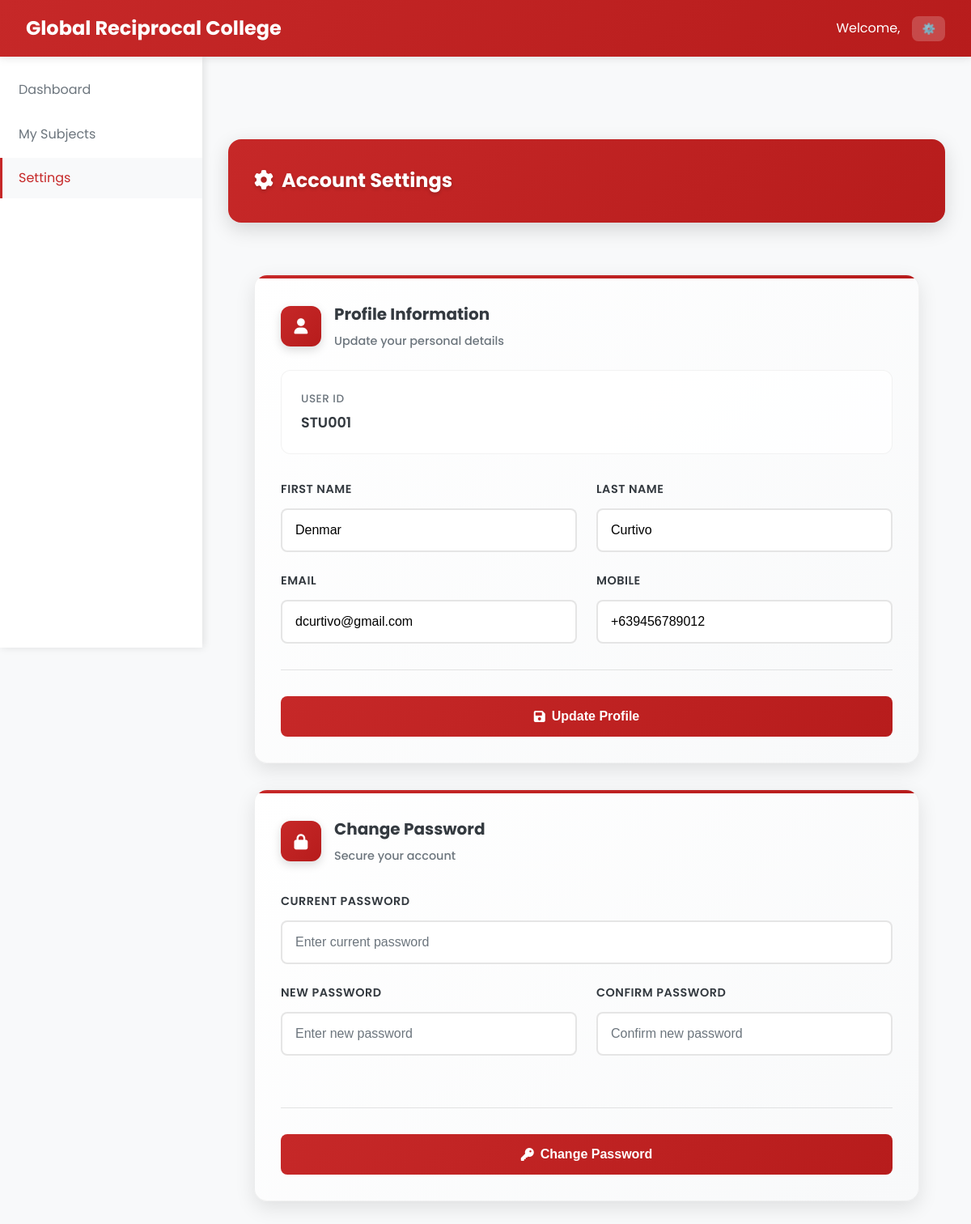
Screenshot of /Admin/settings.php (signed in) with the database file from the repository.
### tables this page shows
CREATE TABLE `students` (
  `student_id` varchar(20) NOT NULL,
  `first_name` varchar(50) NOT NULL,
  `last_name` varchar(50) NOT NULL,
  `middle_name` varchar(50) DEFAULT NULL,
  `email` varchar(100) NOT NULL,
  `password` varchar(255) NOT NULL,
  `mobile` varchar(15) NOT NULL,
  `address` text NOT NULL,
  `created_at` datetime NOT NULL,
  `updated_at` datetime NOT NULL
);

### Admin/settings.php (the view, shortened to what this page needs)
<?php
require_once '../php/db.php';
$user_id = $_SESSION['user_id'];
$role = $_SESSION['role'];
if ($role == 'professor') {
    $stmt = $pdo->prepare("SELECT * FROM professors WHERE professor_id = ?");
    $stmt->execute([$user_id]);
    $user = $stmt->fetch(PDO::FETCH_ASSOC);
} elseif ($role == 'student') {
    $stmt = $pdo->prepare("SELECT * FROM students WHERE student_id = ?");
    $stmt->execute([$user_id]);
    $user = $stmt->fetch(PDO::FETCH_ASSOC);
}
?>
<!DOCTYPE html>
<html lang="en">
<head>
    <link rel="stylesheet" href="../css/styles_fixed.css">
    <link rel="stylesheet" href="https://cdnjs.cloudflare.com/ajax/libs/font-awesome/6.0.0/css/all.min.css">
</head>
<body>
    <nav class="navbar">
        <div class="navbar-brand">
            <span class="navbar-title">Global Reciprocal College</span>
        </div>
        <div class="navbar-user">
            <span>Welcome, <?php echo $_SESSION['first_name']; ?></span>
            <div class="user-dropdown">
                <button class="dropdown-toggle">⚙️</button>
            </div>
        </div>
    </nav>
    <aside class="sidebar">
        <ul class="sidebar-menu">
            <?php if ($role == 'professor'): ?>
                <li class="sidebar-item">
                    <a href="../Professor/professor_dashboard.php" class="sidebar-link">Dashboard</a>
                </li>
                <li class="sidebar-item">
                    <a href="../Professor/manage_subjects.php" class="sidebar-link">Manage Subjects</a>
                </li>
                <li class="sidebar-item">
                    <a href="../Professor/professor_manage_schedule.php" class="sidebar-link">Manage Class</a>
                </li>
                <li class="sidebar-item">
                    <a href="settings.php" class="sidebar-link active">Settings</a>
                </li>
            <?php elseif ($role == 'student'): ?>
                <li class="sidebar-item">
                    <a href="../Student/student_dashboard.php" class="sidebar-link">Dashboard</a>
                </li>
                <li class="sidebar-item">
                    <a href="../Student/student_manage_schedule.php" class="sidebar-link">My Subjects</a>
                </li>
                <li class="sidebar-item">
                    <a href="settings.php" class="sidebar-link active">Settings</a>
                </li>
            <?php endif; ?>
        </ul>
    </aside>
    <main class="main-content">
        <div class="table-header-enhanced">
            <h2 class="table-title-enhanced"><i class="fas fa-cog" style="margin-right: 10px;"></i>Account Settings</h2>
        </div>
        <div class="dashboard-container">
            <div class="settings-grid">
                <div class="stat-card-enhanced">
                    <div class="stat-header-enhanced">
                        <div class="stat-icon-enhanced">
                            <i class="fas fa-user"></i>
                        </div>
                        <div class="stat-info-enhanced">
                            <h3 class="stat-title-enhanced">Profile Information</h3>
                            <span class="stat-subtitle-enhanced">Update your personal details</span>
                        </div>
                    </div>
                    <div class="current-info-enhanced">
                        <div class="info-grid">
                            <div class="info-item-enhanced">
                                <span class="info-label-enhanced">User ID</span>
                                <span class="info-value-enhanced"><?php echo $user_id; ?></span>
                            </div>
                        </div>
                    </div>
                    <form action="" method="POST" class="form-section-enhanced">
                        <div class="form-grid">
                            <div class="form-group-enhanced">
                                <label class="form-label-enhanced">First Name</label>
                                <input type="text" name="first_name" class="form-input-enhanced" value="<?php echo htmlspecialchars($user['first_name']); ?>" required placeholder="Enter your first name">
                            </div>
                            <div class="form-group-enhanced">
                                <label class="form-label-enhanced">Last Name</label>
                                <input type="text" name="last_name" class="form-input-enhanced" value="<?php echo htmlspecialchars($user['last_name']); ?>" required placeholder="Enter your last name">
                            </div>
                            <div class="form-group-enhanced">
                                <label class="form-label-enhanced">Email</label>
                                <input type="email" name="email" class="form-input-enhanced" value="<?php echo htmlspecialchars($user['email']); ?>" required placeholder="Enter your email">
                            </div>
                            <div class="form-group-enhanced">
                                <label class="form-label-enhanced">Mobile</label>
                                <input type="text" name="mobile" class="form-input-enhanced" value="<?php echo htmlspecialchars($user['mobile']); ?>" required placeholder="Enter your mobile number">
                            </div>
                        </div>
                        <div class="stat-actions-enhanced">
                            <button type="submit" class="stat-primary-btn">
                                <i class="fas fa-save"></i> Update Profile
                            </button>
                        </div>
                    </form>
                </div>
                <div class="stat-card-enhanced">
                    <div class="stat-header-enhanced">
                        <div class="stat-icon-enhanced">
                            <i class="fas fa-lock"></i>
                        </div>
                        <div class="stat-info-enhanced">
                            <h3 class="stat-title-enhanced">Change Password</h3>
                            <span class="stat-subtitle-enhanced">Secure your account</span>
                        </div>
                    </div>
                    <form action="" method="POST" class="form-section-enhanced">
                        <div class="password-form-grid">
                            <div class="form-group-enhanced">
                                <label class="form-label-enhanced">Current Password</label>
                                <input type="password" name="current_password" class="form-input-enhanced" required placeholder="Enter current password">
                            </div>
                            <div class="form-grid">
                                <div class="form-group-enhanced">
                                    <label class="form-label-enhanced">New Password</label>
                                    <input type="password" name="new_password" class="form-input-enhanced" required placeholder="Enter new password">
                                </div>
                                <div class="form-group-enhanced">
                                    <label class="form-label-enhanced">Confirm Password</label>
                                    <input type="password" name="confirm_password" class="form-input-enhanced" required placeholder="Confirm new password">
                                </div>
                            </div>
                        </div>
                        <div class="stat-actions-enhanced">
                            <button type="submit" class="stat-primary-btn">
                                <i class="fas fa-key"></i> Change Password
                            </button>
                        </div>
                    </form>
                </div>
            </div>
        </div>
    </main>
</body>
</html>

### css/styles_fixed.css (style rules this page uses)
:root { --primary: #C62828; --primary-dark: #B71C1C; --primary-light: #EF5350; --secondary: #2E7D32; --accent: #1565C0; --light: #f8f9fa; --dark: #343a40; --gray: #6c757d; --light-gray: #e9ecef; --success: #28a745; --warning: #ffc107; --danger: #dc3545; --info: #17a2b8; }
* { margin: 0; padding: 0; box-sizing: border-box; }
body { font-family: 'Poppins', sans-serif; background-color: var(--light); color: var(--dark); line-height: 1.6; }
.navbar { background: linear-gradient(135deg, var(--primary) 0%, var(--primary-dark) 100%); color: white; padding: 1rem 2rem; display: flex; justify-content: space-between; align-items: center; box-shadow: 0 2px 10px rgba(0, 0, 0, 0.1); position: sticky; top: 0; z-index: 1000; }
.navbar-brand { font-size: 1.5rem; font-weight: 700; display: flex; align-items: center; gap: 10px; }
.navbar-user { display: flex; align-items: center; gap: 15px; }
.user-dropdown { position: relative; }
.dropdown-toggle { background: rgba(255, 255, 255, 0.2); border: none; color: white; padding: 8px 12px; border-radius: 8px; cursor: pointer; transition: background-color 0.3s ease; }
.sidebar { width: 250px; background: white; height: calc(100vh - 70px); position: fixed; left: 0; top: 70px; box-shadow: 2px 0 10px rgba(0, 0, 0, 0.1); overflow-y: auto; transition: transform 0.3s ease; z-index: 999; transform: translateX(0); }
.sidebar-menu { list-style: none; padding: 1rem 0; }
.sidebar-item { margin-bottom: 5px; }
.sidebar-link { display: flex; align-items: center; padding: 12px 20px; color: var(--gray); text-decoration: none; transition: all 0.3s ease; border-left: 3px solid transparent; }
.sidebar-link.active { background: var(--light); color: var(--primary); border-left-color: var(--primary); }
.main-content { margin-left: 250px; margin-top: 70px; padding: 2rem; min-height: calc(100vh - 70px); background: var(--light); transition: margin-left 0.3s ease, padding 0.3s ease; }
.dashboard-container { max-width: 1200px; margin: 0 auto; padding: 2rem; }
.stat-card-enhanced { background: linear-gradient(135deg, #ffffff 0%, #f8f9fa 100%); border-radius: 16px; padding: 2rem; box-shadow: 0 8px 25px rgba(0, 0, 0, 0.1); border: 1px solid rgba(0, 0, 0, 0.05); transition: all 0.3s ease; position: relative; overflow: hidden; }
.stat-card-enhanced::before { content: ''; position: absolute; top: 0; left: 0; right: 0; height: 4px; background: linear-gradient(90deg, var(--primary) 0%, var(--primary-dark) 100%); }
.stat-header-enhanced { display: flex; align-items: center; gap: 1rem; margin-bottom: 1.5rem; }
.stat-icon-enhanced { width: 50px; height: 50px; background: linear-gradient(135deg, var(--primary) 0%, var(--primary-dark) 100%); border-radius: 12px; display: flex; align-items: center; justify-content: center; color: white; font-size: 1.2rem; box-shadow: 0 4px 12px rgba(0, 0, 0, 0.15); }
.stat-info-enhanced { flex: 1; }
.stat-title-enhanced { font-size: 1.25rem; font-weight: 700; color: var(--dark); margin: 0 0 0.25rem 0; }
.stat-subtitle-enhanced { font-size: 0.9rem; color: var(--gray); font-weight: 500; }
.stat-actions-enhanced { border-top: 1px solid rgba(0, 0, 0, 0.1); padding-top: 1.5rem; }
.stat-primary-btn { background: linear-gradient(135deg, var(--primary) 0%, var(--primary-dark) 100%); color: white; border: none; padding: 0.75rem 1.5rem; border-radius: 8px; cursor: pointer; font-size: 0.95rem; font-weight: 600; display: inline-flex; align-items: center; gap: 0.5rem; transition: transform 0.2s, box-shadow 0.2s; }
.table-header-enhanced { background: linear-gradient(135deg, var(--primary) 0%, var(--primary-dark) 100%); padding: 2rem; border-radius: 16px; margin-bottom: 2rem; box-shadow: 0 8px 25px rgba(0, 0, 0, 0.15); display: flex; justify-content: space-between; align-items: center; }
.table-title-enhanced { color: white; font-size: 1.5rem; font-weight: 700; margin: 0; text-shadow: 0 2px 4px rgba(0, 0, 0, 0.2); }

### rows the page displays
students: first_name "Denmar", last_name "Curtivo", email "dcurtivo@gmail.com", mobile "+639456789012"

### other values shown
$user_id "STU001"
